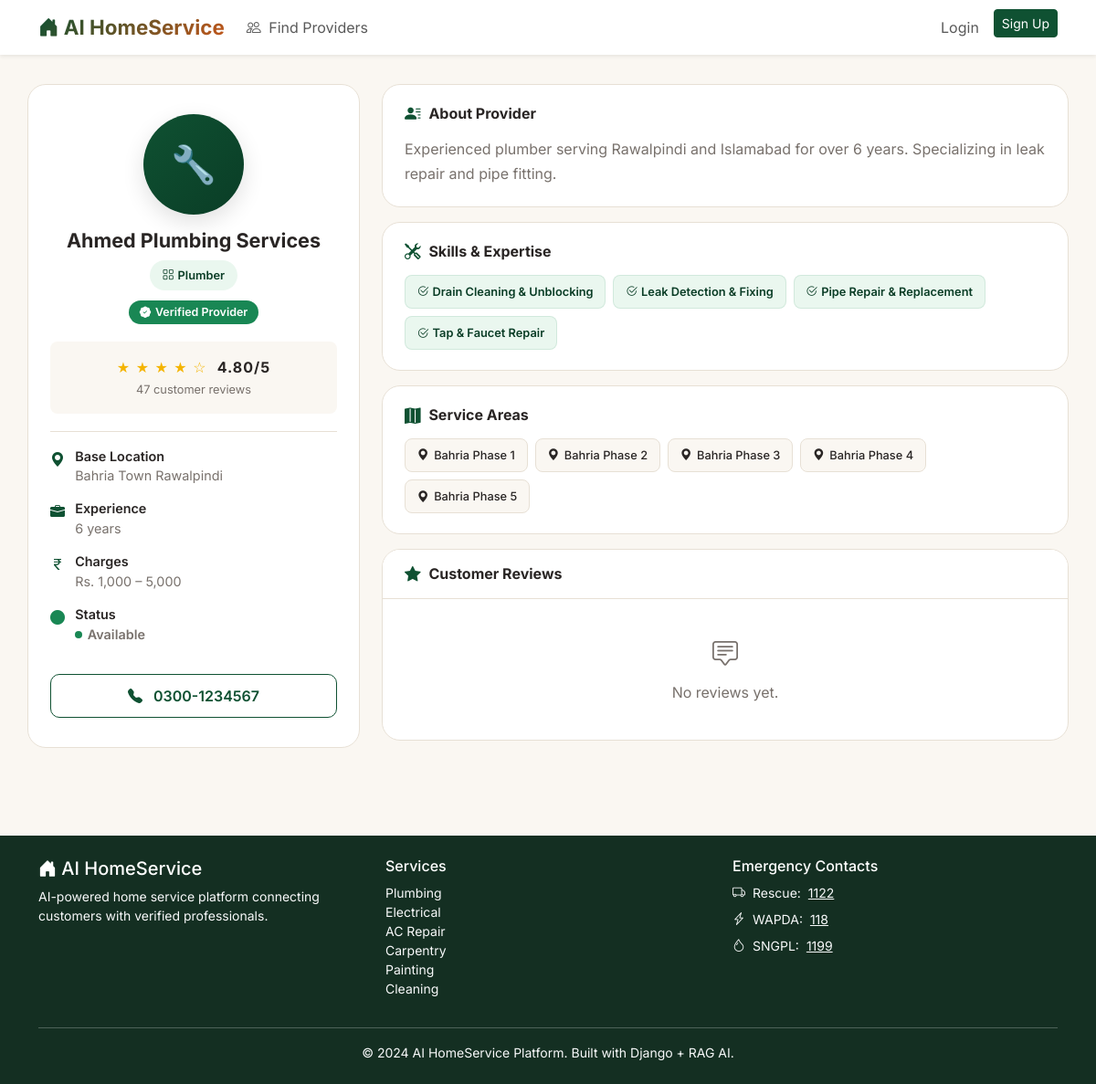
Screenshot of /providers/1/ with the database file from the repository.
### apps/providers/models.py (models this page shows, shortened)
class ProviderProfile(models.Model):
    user = models.OneToOneField(
        User, on_delete=models.CASCADE, related_name='provider_profile'
    )
    business_name = models.CharField(max_length=200)
    category = models.ForeignKey(
        ServiceCategory, on_delete=models.SET_NULL,
        null=True, related_name='providers'
    )
    bio = models.TextField(blank=True)
    experience_years = models.PositiveIntegerField(
        default=0,
        validators=[MaxValueValidator(50)],
        help_text="Years of professional experience"
    )
    skills = models.ManyToManyField(Skill, blank=True, related_name='providers')
    phone_number = models.CharField(max_length=20, blank=True)
    whatsapp_number = models.CharField(max_length=20, blank=True)
    email = models.EmailField(blank=True)
    base_location = models.CharField(max_length=200, blank=True)
    min_charge = models.DecimalField(
        max_digits=10, decimal_places=2, null=True, blank=True,
        help_text="Minimum service charge in PKR"
    )
    max_charge = models.DecimalField(
        max_digits=10, decimal_places=2, null=True, blank=True,
        help_text="Maximum service charge in PKR"
    )
    average_rating = models.DecimalField(
        max_digits=3, decimal_places=2, default=0.0,
        validators=[MinValueValidator(0.0), MaxValueValidator(5.0)]
    )
    total_reviews = models.PositiveIntegerField(default=0)
    total_jobs_completed = models.PositiveIntegerField(default=0)
    is_verified = models.BooleanField(default=False, help_text="Admin-verified provider")
    is_available = models.BooleanField(default=True)
    profile_picture = models.ImageField(upload_to='provider_pics/', blank=True, null=True)
    created_at = models.DateTimeField(auto_now_add=True)
    updated_at = models.DateTimeField(auto_now=True)
    def get_charge_range(self):
        if self.min_charge and self.max_charge:
            return f"Rs. {self.min_charge:,.0f} – {self.max_charge:,.0f}"
        return "Contact for pricing"
    class Meta:
        verbose_name = 'Provider Profile'
        verbose_name_plural = 'Provider Profiles'
        ordering = ['-average_rating', '-experience_years']

class ServiceCategory(models.Model):
    name = models.CharField(max_length=100, unique=True)
    slug = models.SlugField(unique=True)
    description = models.TextField()
    icon = models.CharField(max_length=50, default='🔧', help_text="Emoji or icon class")
    common_problems = models.TextField(
        blank=True,
        help_text="Comma-separated list of common problems this category handles"
    )
    keywords = models.TextField(
        blank=True,
        help_text="Keywords for AI matching, comma-separated"
    )
    is_active = models.BooleanField(default=True)
    created_at = models.DateTimeField(auto_now_add=True)
    class Meta:
        verbose_name = 'Service Category'
        verbose_name_plural = 'Service Categories'
        ordering = ['name']

class Skill(models.Model):
    name = models.CharField(max_length=100)
    category = models.ForeignKey(
        ServiceCategory, on_delete=models.CASCADE, related_name='skills'
    )
    description = models.TextField(blank=True)
    class Meta:
        ordering = ['name']

class ServiceArea(models.Model):
    provider = models.ForeignKey(
        ProviderProfile, on_delete=models.CASCADE, related_name='service_areas'
    )
    area_name = models.CharField(max_length=200)
    city = models.CharField(max_length=100, default='Rawalpindi')
    class Meta:
        verbose_name = 'Service Area'
        verbose_name_plural = 'Service Areas'
        ordering = ['area_name']

### apps/providers/views.py (the view)
# urls.py: path('<int:pk>/', views.provider_detail, name='provider_detail'),
def provider_detail(request, pk):
    provider = get_object_or_404(
        ProviderProfile.objects.select_related('user', 'category')
        .prefetch_related('skills', 'service_areas', 'availability'),
        pk=pk,
        is_verified=True,
    )
    reviews = provider.reviews.select_related('reviewer').order_by('-created_at')[:10]
    context = {
        'provider': provider,
        'reviews': reviews,
    }
    return render(request, 'providers/provider_detail.html', context)

### templates/providers/provider_detail.html (shortened to what this page needs)
{% extends 'base.html' %}
{% block content %}
<div class="container provider-page">
    <div class="row g-4">
        <div class="col-lg-4">
            <div class="provider-card">
                <div class="provider-profile">
                    <div class="provider-top">
                        {% if provider.profile_picture %}
                        <img
                            src="{{ provider.profile_picture.url }}"
                            class="provider-image"
                            alt="{{ provider.business_name }}"
                        >
                        {% else %}
                        <div class="provider-avatar">
                            {{ provider.category.icon|default:"🔧" }}
                        </div>
                        {% endif %}
                        <h1 class="provider-name">
                            {{ provider.business_name }}
                        </h1>
                        <span class="category-badge">
                            <i class="bi bi-grid me-1"></i>
                            {{ provider.category.name }}
                        </span>
                        {% if provider.is_verified %}
                        <div>
                            <span class="badge bg-success verified-badge">
                                <i class="bi bi-patch-check-fill"></i>
                                Verified Provider
                            </span>
                        </div>
                        {% endif %}
                    </div>
                    <div class="rating-box text-center">
                        <div class="stars">
                            {% for i in "12345" %}
                                {% if forloop.counter <= provider.average_rating %}
                                    ★
                                {% else %}
                                    ☆
                                {% endif %}
                            {% endfor %}
                            <span class="rating-number">
                                {{ provider.average_rating }}/5
                            </span>
                        </div>
                        <div class="review-count">
                            {{ provider.total_reviews }} customer reviews
                        </div>
                    </div>
                    <div class="provider-details">
                        <div class="provider-detail">
                            <i class="bi bi-geo-alt-fill"></i>
                            <div>
                                <strong>Base Location</strong><br>
                                {{ provider.base_location }}
                            </div>
                        </div>
                        <div class="provider-detail">
                            <i class="bi bi-briefcase-fill"></i>
                            <div>
                                <strong>Experience</strong><br>
                                {{ provider.experience_years }} years
                            </div>
                        </div>
                        <div class="provider-detail">
                            <i class="bi bi-currency-rupee"></i>
                            <div>
                                <strong>Charges</strong><br>
                                {{ provider.get_charge_range }}
                            </div>
                        </div>
                        <div class="provider-detail">
                            <i class="bi bi-circle-fill
                            {% if provider.is_available %}
                                text-success
                            {% else %}
                                text-danger
                            {% endif %}
                            "></i>
                            <div>
                                <strong>Status</strong><br>
                                <span class="availability-status">
                                    <span class="status-dot
                                    {% if provider.is_available %}
                                        status-available
                                    {% else %}
                                        status-unavailable
                                    {% endif %}
                                    "></span>
                                    {% if provider.is_available %}
                                        Available
                                    {% else %}
                                        Currently Unavailable
                                    {% endif %}
                                </span>
                            </div>
                        </div>
                    </div>
                    <div class="provider-actions">
                        {% if provider.phone_number %}
                        <a
                            href="tel:{{ provider.phone_number }}"
                            class="btn btn-outline-success w-100 mt-2"
                        >
                            <i class="bi bi-telephone-fill me-2"></i>
                            {{ provider.phone_number }}
                        </a>
                        {% endif %}
                    </div>
                </div>
            </div>
        </div>
        <div class="col-lg-8">
            {% if provider.bio %}
            <div class="info-card">
                <div class="info-card-body">
                    <h2 class="info-title">
                        <i class="bi bi-person-lines-fill"></i>
                        About Provider
                    </h2>
                    <p class="bio-text">
                        {{ provider.bio }}
                    </p>
                </div>
            </div>
            {% endif %}
            {% if provider.skills.all %}
            <div class="info-card">
                <div class="info-card-body">
                    <h2 class="info-title">
                        <i class="bi bi-tools"></i>
                        Skills & Expertise
                    </h2>
                    <div class="d-flex flex-wrap gap-2">
                        {% for skill in provider.skills.all %}
                        <span class="skill-badge">
                            <i class="bi bi-check2-circle me-1"></i>
                            {{ skill.name }}
                        </span>
                        {% endfor %}
                    </div>
                </div>
            </div>
            {% endif %}
            {% if provider.service_areas.all %}
            <div class="info-card">
                <div class="info-card-body">
                    <h2 class="info-title">
                        <i class="bi bi-map-fill"></i>
                        Service Areas
                    </h2>
                    <div class="d-flex flex-wrap gap-2">
                        {% for area in provider.service_areas.all %}
                        <span class="area-badge">
                            <i class="bi bi-geo-alt-fill"></i>
                            {{ area.area_name }}
                        </span>
                        {% endfor %}
                    </div>
                </div>
            </div>
            {% endif %}
            <div class="reviews-card">
                <div class="reviews-header">
                    <h2 class="info-title mb-0">
                        <i class="bi bi-star-fill"></i>
                        Customer Reviews
                    </h2>
                </div>
                <div class="card-body p-4">
                    {% for review in reviews %}
                    <div class="review-item">
                        <div class="d-flex justify-content-between align-items-start gap-3">
                            <strong class="reviewer-name">
                                {{ review.reviewer.get_full_name|default:review.reviewer.username }}
                            </strong>
                            <div class="stars">
                                {% for i in "12345" %}
                                    {% if forloop.counter <= review.rating %}
                                        ★
                                    {% else %}
                                        ☆
                                    {% endif %}
                                {% endfor %}
                            </div>
                        </div>
                        <p class="review-comment">
                            {{ review.comment }}
                        </p>
                        <small class="review-date">
                            <i class="bi bi-calendar3 me-1"></i>
                            {{ review.created_at|date:"M d, Y" }}
                        </small>
                    </div>
                    {% empty %}
                    <div class="empty-reviews">
                        <i class="bi bi-chat-square-text fs-3 d-block mb-2"></i>
                        <p class="mb-0">
                            No reviews yet.
                        </p>
                    </div>
                    {% endfor %}
                </div>
            </div>
        </div>
    </div>
</div>
{% endblock %}

### templates/base.html (style rules this page uses)
:root { --primary: #0F5132; --primary-dark: #0A3D26; --accent: #C2571B; --accent-dark: #9c4415; --secondary: #8B7355; --success: #4D7C4A; --warning: #B8860B; --danger: #721b16; --bg-light: #FAF7F2; --text-dark: #292524; --text-muted: #78716C; --border-color: #E7E0D5; --bs-primary: #153d2a; --bs-primary-rgb: 15, 81, 50; --bs-link-color: #0F5132; --bs-link-hover-color: #0A3D26; --space-1: 0.25rem; --space-2: 0.5rem; --space-3: 1rem; --space-4: 1.5rem; --space-5: 2rem; --space-6: 3rem; --radius-sm: 8px; --radius-md: 12px; --radius-lg: 20px; }
* { scroll-behavior: smooth; }
body { font-family: 'Inter', sans-serif; background-color: var(--bg-light); color: var(--text-dark); }
.provider-card { border-left: 4px solid var(--primary); }
.stars { color: var(--warning); }
a { color: var(--primary); }

### rows the page displays
ProviderProfile: category.icon "🔧", business_name "Ahmed Plumbing Services", category.name "Plumber", average_rating "4.80", total_reviews "47", base_location "Bahria Town Rawalpindi", experience_years "6", get_charge_range "Rs. 1,000 – 5,000", phone_number "0300-1234567", bio "Experienced plumber serving Rawalpindi and Islamabad for over 6 years. Specializing in leak repair and pipe fitting."
Skill: name "Drain Cleaning & Unblocking"
Skill: name "Leak Detection & Fixing"
Skill: name "Pipe Repair & Replacement"
Skill: name "Tap & Faucet Repair"
ServiceArea: area_name "Bahria Phase 1"
ServiceArea: area_name "Bahria Phase 2"
ServiceArea: area_name "Bahria Phase 3"
ServiceArea: area_name "Bahria Phase 4"
ServiceArea: area_name "Bahria Phase 5"
